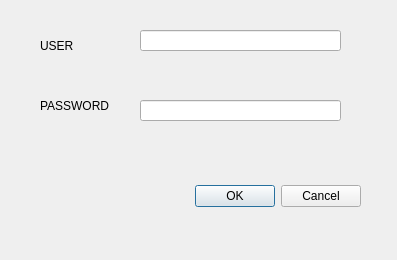
<?xml version="1.0" encoding="UTF-8"?>
<ui version="4.0">
 <class>Dialog</class>
 <widget class="QDialog" name="Dialog">
  <property name="geometry">
   <rect>
    <x>0</x>
    <y>0</y>
    <width>397</width>
    <height>260</height>
   </rect>
  </property>
  <property name="windowTitle">
   <string>Dialog</string>
  </property>
  <widget class="QDialogButtonBox" name="buttonBox">
   <property name="geometry">
    <rect>
     <x>20</x>
     <y>180</y>
     <width>341</width>
     <height>32</height>
    </rect>
   </property>
   <property name="orientation">
    <enum>Qt::Horizontal</enum>
   </property>
   <property name="standardButtons">
    <set>QDialogButtonBox::Cancel|QDialogButtonBox::Ok</set>
   </property>
  </widget>
  <widget class="QLabel" name="PASSWORD">
   <property name="geometry">
    <rect>
     <x>40</x>
     <y>90</y>
     <width>81</width>
     <height>31</height>
    </rect>
   </property>
   <property name="text">
    <string>PASSWORD</string>
   </property>
  </widget>
  <widget class="QLabel" name="label">
   <property name="geometry">
    <rect>
     <x>40</x>
     <y>20</y>
     <width>91</width>
     <height>51</height>
    </rect>
   </property>
   <property name="text">
    <string>USER</string>
   </property>
  </widget>
  <widget class="QLineEdit" name="campo_usuario">
   <property name="geometry">
    <rect>
     <x>140</x>
     <y>30</y>
     <width>201</width>
     <height>21</height>
    </rect>
   </property>
  </widget>
  <widget class="QLineEdit" name="campo_password">
   <property name="geometry">
    <rect>
     <x>140</x>
     <y>100</y>
     <width>201</width>
     <height>21</height>
    </rect>
   </property>
  </widget>
 </widget>
 <resources/>
 <connections>
  <connection>
   <sender>buttonBox</sender>
   <signal>accepted()</signal>
   <receiver>Dialog</receiver>
   <slot>accept()</slot>
   <hints>
    <hint type="sourcelabel">
     <x>248</x>
     <y>254</y>
    </hint>
    <hint type="destinationlabel">
     <x>157</x>
     <y>238</y>
    </hint>
   </hints>
  </connection>
  <connection>
   <sender>buttonBox</sender>
   <signal>rejected()</signal>
   <receiver>Dialog</receiver>
   <slot>reject()</slot>
   <hints>
    <hint type="sourcelabel">
     <x>316</x>
     <y>260</y>
    </hint>
    <hint type="destinationlabel">
     <x>286</x>
     <y>238</y>
    </hint>
   </hints>
  </connection>
 </connections>
</ui>
